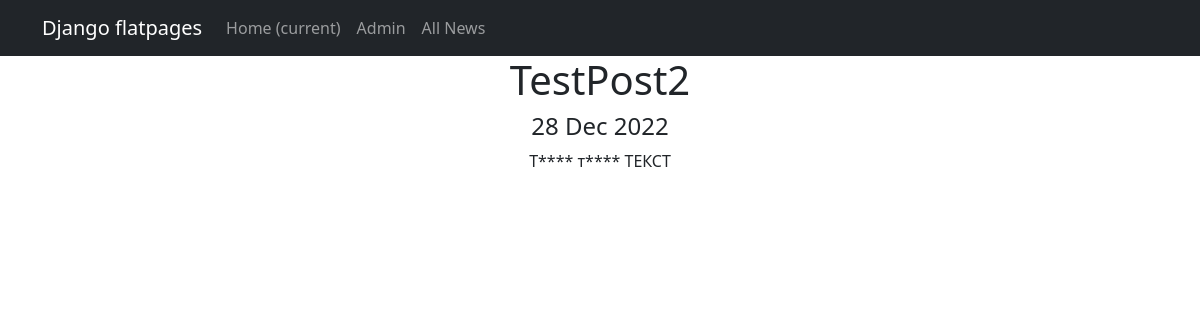
Before: /news/2 with the older database file.
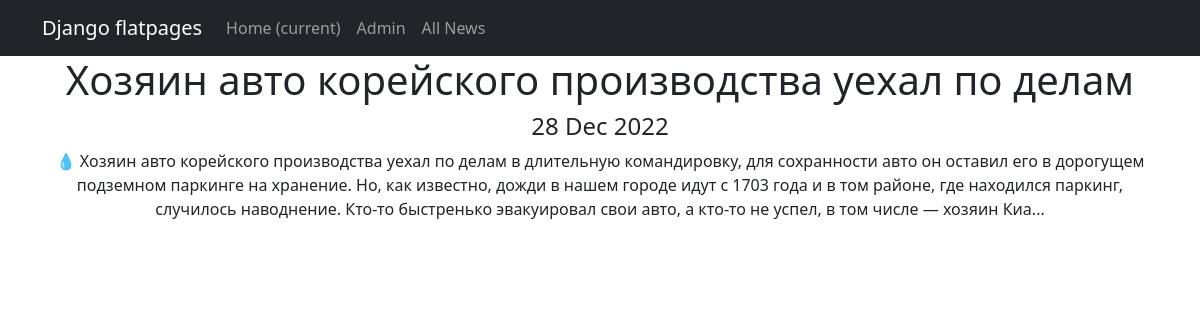
After: the same page with the newer database file.
### news/models.py (models this page shows, shortened)
class Post(models.Model):
    author = models.ForeignKey(Author, on_delete=models.CASCADE) # связь «один ко многим» с моделью Author;
    position = models.CharField(max_length=255, choices=POSITION) # поле с выбором — «статья» или «новость»;
    time_in = models.DateTimeField(auto_now_add=True) # автоматически добавляемая дата и время создания;
    category = models.ManyToManyField(Category, through='PostCategory') # связь «многие ко многим» с моделью Category (с дополнительной моделью PostCategory);
    article = models.CharField(max_length=255)  # заголовок статьи/новости;
    text = models.TextField() # текст статьи/новости;
    rating = models.FloatField(default=0.0) # рейтинг статьи/новости.

### news/views.py (the view)
# urls.py: path('<int:pk>', PostDetail.as_view(), name='news'),
class PostDetail(DetailView):
    model = Post
    template_name = 'news.html'
    context_object_name = 'news'

### news/templatetags/custom_filters.py (called while the page is built)
@register.filter()
def censor(value):
    try:
        if not isinstance(value, str):
            raise CensorException('Error')
        v = value
        for word in WORDS:
            if word in v:
                v = v.replace(word, f'{word[:1]}{len(word[1:])*"*"}')
            if word.capitalize() in v:
                v = v.replace(word.capitalize(), f'{word[:1].capitalize()}{len(word[1:])*"*"}')
        return v
    except CensorException as e:
        print(e)

### templates/news.html (shortened to what this page needs)
{% extends 'flatpages/default.html' %}
{% load custom_filters %}
{% block content %}
<h1>{{ news.article|censor }}</h1>
<h4>{{ news.time_in|date:'d M Y' }}</h4>
<p>{{ news.text|censor }}</p>
{% endblock content %}

Changed rows visible on the page:
changed Post: article|censor "TestPost2" → "Хозяин авто корейского производства уехал по делам"; text|censor "Т**** т**** ТЕКСТ" → "💧 Хозяин авто корейского производства уехал по делам в длительную командировку, для сохранности авто он оставил его в дорогущем подземном паркинге на хранение. Но, как известно, дожди в нашем городе идут с 1703 года и в том районе, где находился паркинг, случилось наводнение. Кто-то быстренько эвакуировал свои авто, а кто-то не успел, в том числе — хозяин Киа..."
